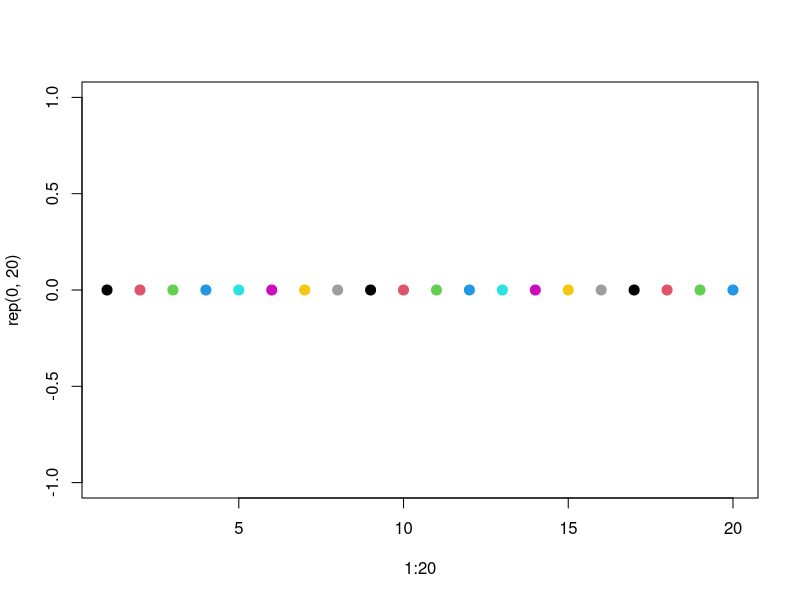
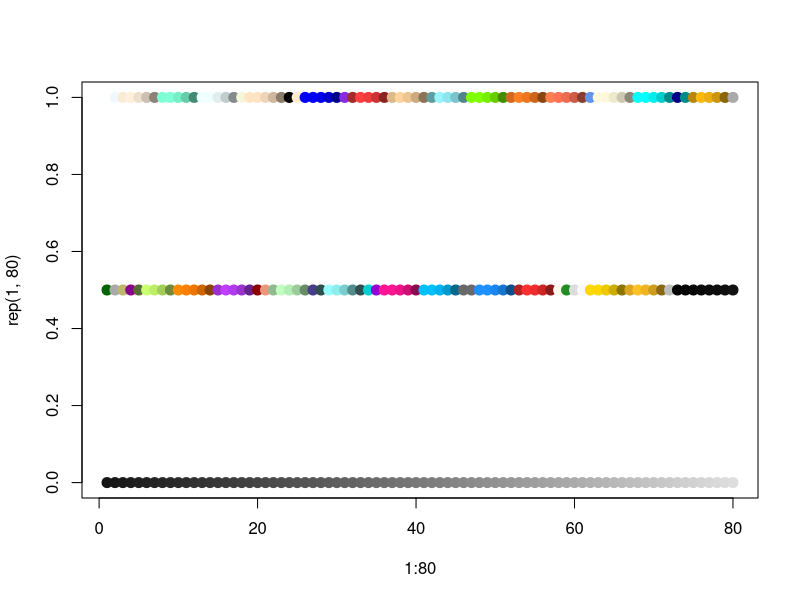
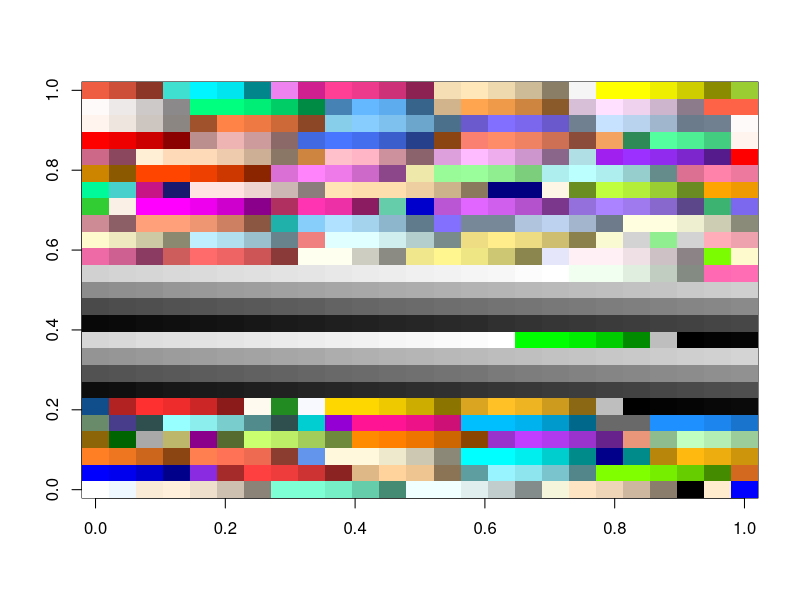
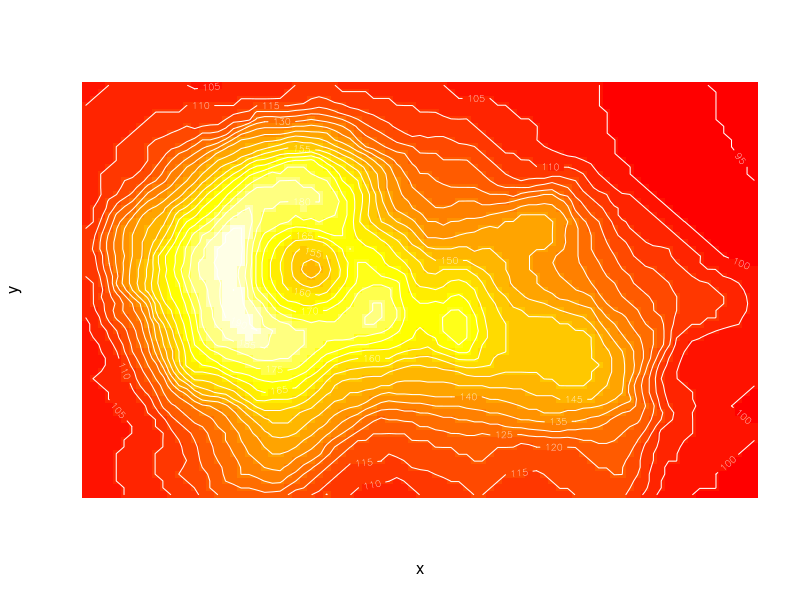
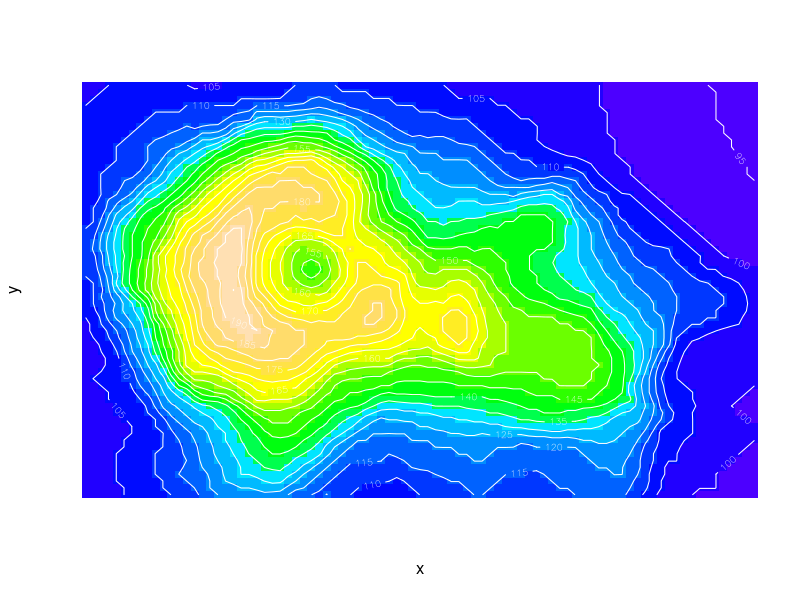
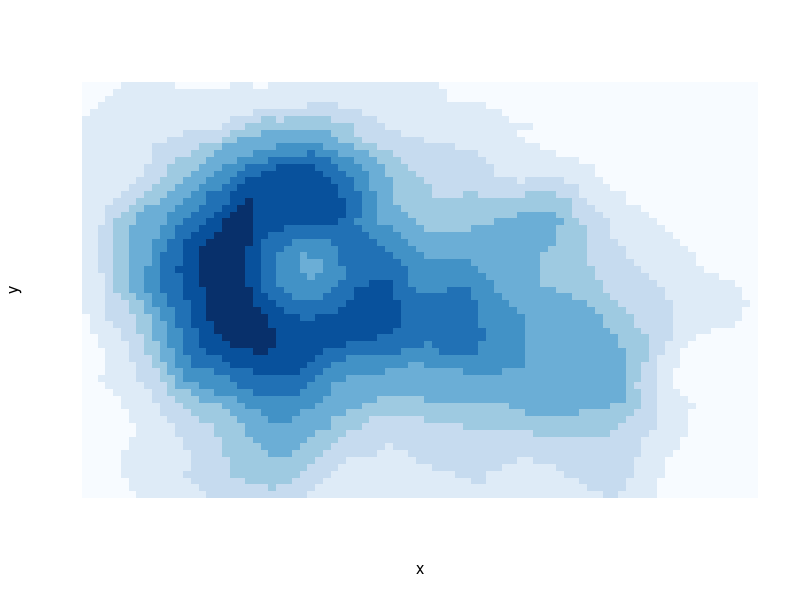
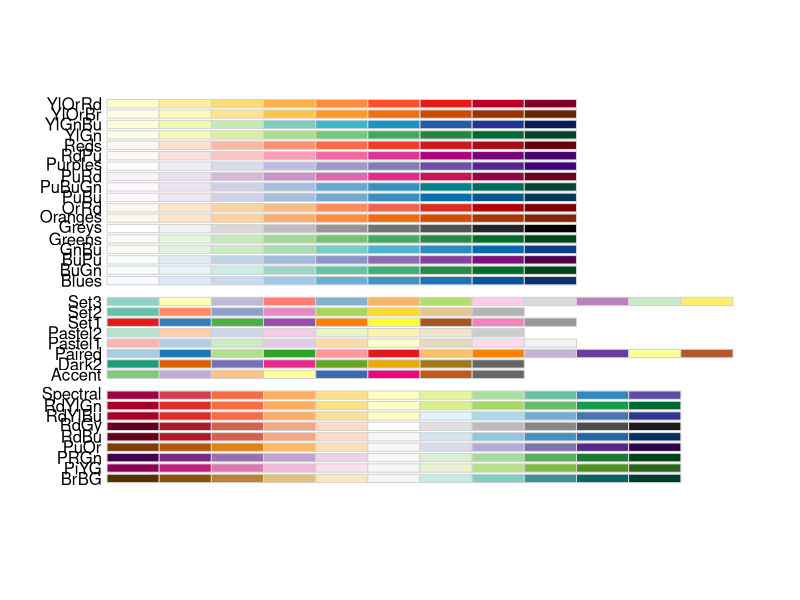

Generate these figures, in order, with R: (Note: this script raises an error after producing the figures.)
plot(1:20, y=rep(0,20), col = 1:20, cex = 2, pch = 20 )
head(colors())
tail(colors())

mycol = colors()
plot(1:80, y=rep(1,80), col = mycol[1:80], cex = 2, pch = 20, 
     ylim = c(0,1) )
points(1:80, y=rep(0.5,80), col = mycol[81:160], cex = 2, pch = 20 )
points(1:80, y=rep(0,80), col = mycol[161:240], cex = 2, pch = 20 )

mycol = colors()
image(matrix(1:25^2,25,25), col = mycol)


rgb(10, 4, 23, maxColorValue = 255, alpha = 10)
col2rgb('lightblue')
hcl(h = 0, c = 35, l = 85, alpha = 0.1)
hsv(0.3, 0.5, 0.1, alpha = 0.4)
heat.colors(4, alpha = 1)
topo.colors(4, alpha = 1)
x <- 10*(1:nrow(volcano))
y <- 10*(1:ncol(volcano))
image(x, y, volcano, col = heat.colors(20, alpha = 1), axes = FALSE)
contour(x, y, volcano, levels = seq(90, 200, by = 5),
        add = TRUE, col = 'white')
x <- 10*(1:nrow(volcano))
y <- 10*(1:ncol(volcano))
image(x, y, volcano, col = topo.colors(20, alpha = 1), axes = FALSE)
contour(x, y, volcano, levels = seq(90, 200, by = 5),
        add = TRUE, col = 'white')

rainbow(5, s = 0.4, v = 0.3, start = 0, end = 0.05, alpha = 1)
library(RColorBrewer)
brewer.pal(4, 'Blues')

x <- 10*(1:nrow(volcano))
y <- 10*(1:ncol(volcano))
image(x, y, volcano, col = brewer.pal(9, 'Blues'), axes = FALSE)

library(RColorBrewer)
brewer.pal(4, 'BrBG')

library(RColorBrewer)
display.brewer.all()

library(RColorBrewer)
display.brewer.all_m(cex = 0.5)

library(colorspace)
diverge_hcl(7, h = c(246, 40), c = 96, l = c(65, 90))


library(colorspace)
pal = choose_palette()

